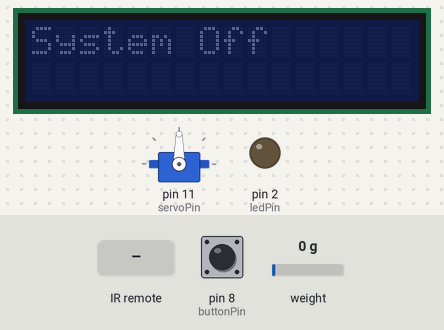
A sketch run on a simulated Arduino Uno, built with avr-gcc and run on an emulated ATmega328P. Parts: 16×2 character LCD, servo, output pins drawn as LEDs (lit = HIGH). Inputs (shaded band) come from the test bench; at power-on: pin 8 (buttonPin) HIGH, weight on the scale 0 g. What the sketch prints to the serial monitor is not drawn.

Above: at 2.2 s.
2.3 s: pin 8 (buttonPin) pulled LOW for 0.15 s
At 3.1 s:
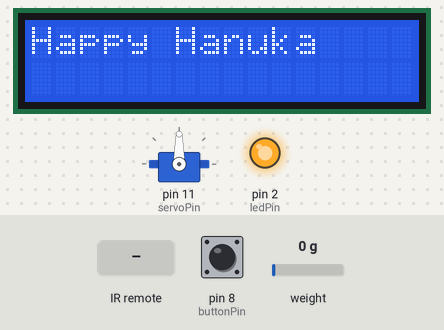
3.9 s: infrared code 0xE31CFF00 received
At 4.9 s:
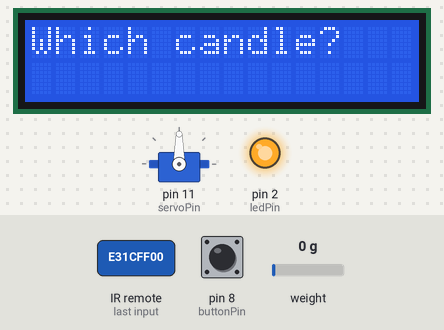
5.4 s: infrared code 0xBA45FF00 received
At 7.3 s:
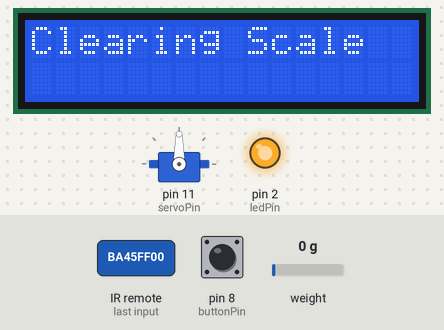
8.4 s: infrared code 0xE31CFF00 received
At 10.8 s:
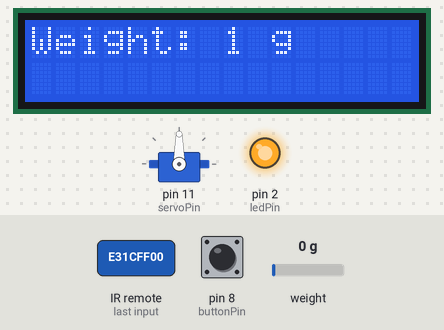
11.4 s: pin 8 (buttonPin) pulled LOW for 3.2 s
At 13.0 s:
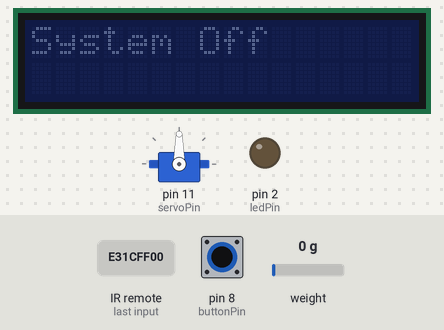
16.1 s: pin 8 (buttonPin) pulled LOW for 1 s
At 17.3 s:
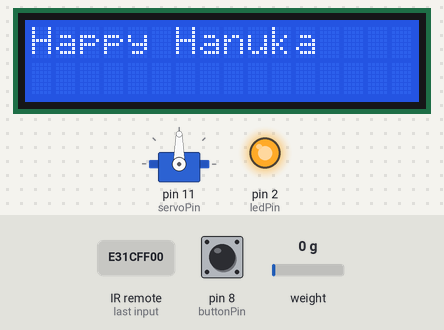
Timing chart, 0 to 19.1 s (numbered marks = the images above; inputs shaded):
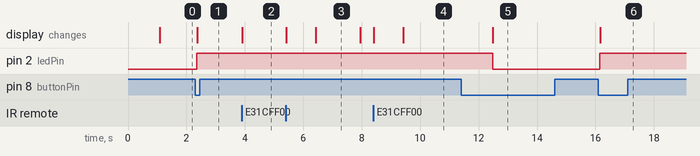

Measured:
- after the input at 2.3 s, pin 2 (ledPin): LOW → HIGH after 0.05 s; the display: changes after 0.07 s (image 1)
- after the input at 3.9 s, the display: changes at once (image 2)
- after the input at 5.4 s, the display: first changes at once (image 3 shows a later state)
- after the input at 8.4 s, the display: first changes at once (image 4 shows a later state)
- after the input at 11.4 s, pin 2 (ledPin): HIGH → LOW after 1.1 s; servo on pin 11 (servoPin): stays 90° (without the input it goes to 180° after 3.1 s); the display: changes after 1.1 s (image 5)
- after the input at 16.1 s, pin 2 (ledPin): LOW → HIGH after 0.05 s; the display: changes after 0.07 s (image 6)
- what the display in image 3 shows lasts 1.6 s, from 6.4 s to 8.0 s

The sketch:

ARD_Group_03.ino
```cpp
#include <Wire.h>
#include <LiquidCrystal_I2C.h>
#include <Servo.h>
#include <IRremote.h>
#include "HX711.h"

//              הגדרת פינים

const int ledPin = 2;
const int loadCellDTPin = 4;
const int loadCellSCKPin = 5;
const int irRecvPin = 7;
const int buttonPin = 8;
const int servoPin = 11;
const int trigPin = 12;
const int echoPin = 13;

//              אובייקטים

LiquidCrystal_I2C lcd(0x27, 16, 2);
Servo myServo;
HX711 scale;

//          קודים לשלט

unsigned long IR_BUTTON_OK = 0xE31CFF00;
unsigned long IR_BUTTON_1  = 0xBA45FF00;
unsigned long IR_BUTTON_2  = 0xB946FF00;
unsigned long IR_BUTTON_3  = 0xB847FF00;
unsigned long IR_BUTTON_4  = 0xBB44FF00;
unsigned long IR_BUTTON_5  = 0xBF40FF00;
unsigned long IR_BUTTON_6  = 0xBC43FF00;
unsigned long IR_BUTTON_7  = 0xF807FF00;
unsigned long IR_BUTTON_8  = 0xEA15FF00;

//           הגדרות ומשתנים

float calibration_factor = 420.0;
const int TURN_TIME_180 = 2000; // זמן הפיכ לביבה

enum State { SYS_OFF, SYS_IDLE, WAIT_CANDLE, WAIT_LEVIVA, FRYING, READY }; // כל השלבים במערכת
State currentState = SYS_OFF;

int candleCount = 0;
float levivaWeight = 0;
long fryingTimePerSide = 0;

bool lastButtonState = HIGH;
unsigned long readyStartTime = 0;      // משתנה לשמירת הזמן שבו הסתיים הטיגון
const long TIME_TO_BURN = 12000;

void setup() {
  Serial.begin(9600);
  Serial.println("=== Smart Latke Machine ===");
  Serial.println("System initialized. Waiting for power button.");

  lcd.init();
  lcd.backlight();

  myServo.attach(servoPin);
  myServo.write(90);

  scale.begin(loadCellDTPin, loadCellSCKPin);
  scale.set_scale(calibration_factor);
  scale.tare();

  IrReceiver.begin(irRecvPin, ENABLE_LED_FEEDBACK);

  pinMode(buttonPin, INPUT_PULLUP);
  pinMode(ledPin, OUTPUT);
  pinMode(trigPin, OUTPUT);
  pinMode(echoPin, INPUT);

  digitalWrite(ledPin, LOW);
  displayOff();
}

void loop() {

  checkPowerButton();
  if (currentState == SYS_OFF) return;

  unsigned long irValue = 0;
  if (IrReceiver.decode()) {
    if (!(IrReceiver.decodedIRData.flags & IRDATA_FLAGS_IS_REPEAT)) {
      irValue = IrReceiver.decodedIRData.decodedRawData;
    }
    IrReceiver.resume();
  }

  switch (currentState) {

    case SYS_IDLE:
      if (irValue == IR_BUTTON_OK) {
        lcd.clear();
        lcd.print("Which candle?");
        Serial.println("Waiting for candle selection...");
        currentState = WAIT_CANDLE;
      }
      break;

    case WAIT_CANDLE: {
      int num = getNumberFromIR(irValue);
      if (num > 0 && num <= 8) {
        candleCount = num;

        Serial.print("Candle selected: ");
        Serial.println(candleCount);

        lcd.clear();
        lcd.print("Candles: ");
        lcd.print(candleCount);
        delay(1000);

        lcd.clear();
        lcd.print("Clearing Scale");
        scale.tare();
        delay(500);

        lcd.clear();
        lcd.print("Put Leviva");
        lcd.setCursor(0, 1);
        lcd.print("& Press OK");

        currentState = WAIT_LEVIVA;
      }
      break;
    }

    case WAIT_LEVIVA:
      if (irValue == IR_BUTTON_OK) {
        lcd.clear();
        lcd.print("Measuring...");

        levivaWeight = scale.get_units(10);
        if (levivaWeight < 1) levivaWeight = 1; // טיפול במקרה אם יש חריגה שלילית

        Serial.print("Measured weight: ");
        Serial.print(levivaWeight);
        Serial.println(" grams");

        lcd.clear();
        lcd.print("Weight: ");
        lcd.print((int)levivaWeight);
        lcd.print(" g");

        delay(3000);
        currentState = FRYING;
      }
      break;

    case FRYING:
      startFryingProcess();
      lcd.clear();
      lcd.print("Leviva Ready!");
      currentState = READY;
      readyStartTime = millis();
      break;

    case READY: {
      int dist = getDistance(); //שימוש בפונקצית מדידת המרחק
      if (dist != -1 && dist < 10) {
        lcd.clear();
        lcd.print("Bon Appetit");
        Serial.println("Hand detected, Leviva being served. System resetting.");
        blinkCandles(candleCount);
        resetToIdle();
      }
      if (millis() - readyStartTime > TIME_TO_BURN) {  //אם הזמן שהלביבה מוכנה גדול מ12 שניות ולא לקחו אותה
         Serial.println("OY VEY! The Leviva is BURNT! :(");
         lcd.clear();
         lcd.print("OY VEY! BURNT!");
         delay(3000);

         resetToIdle();
      }
      break;
    }
  }
}

//       פונקציות עזר

void startFryingProcess() {

  //כל 10 גרם זה שניה לטיגון לכל צד
  fryingTimePerSide = (levivaWeight / 10.0) * 1000;
  if (fryingTimePerSide < 2000) fryingTimePerSide = 2000; // טיפול בזמן טיגון קטן מידי

  Serial.print("Frying time per side: ");
  Serial.print(fryingTimePerSide / 1000.0);
  Serial.println(" seconds");

  lcd.clear();
  lcd.print("Frying Side A");
  delay(fryingTimePerSide);

  lcd.clear();
  lcd.print("Flipping...");
  myServo.write(180);
  delay(TURN_TIME_180);
  myServo.write(90);

  lcd.clear();
  lcd.print("Frying Side B");
  delay(fryingTimePerSide);

  lcd.clear();
  lcd.print("Returning...");
  myServo.write(0);
  delay(TURN_TIME_180*2);
  myServo.write(90);
}

int getNumberFromIR(unsigned long code) { // פנקציית עזר מהכפתור לערך המספרי
  if (code == IR_BUTTON_1) return 1;
  if (code == IR_BUTTON_2) return 2;
  if (code == IR_BUTTON_3) return 3;
  if (code == IR_BUTTON_4) return 4;
  if (code == IR_BUTTON_5) return 5;
  if (code == IR_BUTTON_6) return 6;
  if (code == IR_BUTTON_7) return 7;
  if (code == IR_BUTTON_8) return 8;
  return 0;
}

void checkPowerButton() { // לולאת כיבוי והדלקת המערכת
  int btnState = digitalRead(buttonPin);

  if (btnState == LOW && lastButtonState == HIGH) {
    delay(50);
    if (digitalRead(buttonPin) == LOW) {

      if (currentState == SYS_OFF) {
        digitalWrite(ledPin, HIGH);
        lcd.backlight();
        Serial.println("SYSTEM ON - Power button pressed");
        resetToIdle();
      } else {
        currentState = SYS_OFF;
        digitalWrite(ledPin, LOW);
        Serial.println("SYSTEM OFF - Power button pressed");
        displayOff();
        myServo.write(90);
      }
    }
  }
  lastButtonState = btnState;
}

void displayOff() {
  lcd.clear();
  lcd.print("System Off");
  lcd.noBacklight();
}

void resetToIdle() {
  currentState = SYS_IDLE;
  lcd.clear();
  lcd.print("Happy Hanuka");
}

int getDistance() {
  digitalWrite(trigPin, LOW);
  delayMicroseconds(2);
  digitalWrite(trigPin, HIGH);
  delayMicroseconds(10);
  digitalWrite(trigPin, LOW);

  long duration = pulseIn(echoPin, HIGH, 25000);
  if (duration == 0) return -1;

  return duration * 0.034 / 2; //רוצים רק את המרחק למכשול (כיוון אחד), ולכן מחלקים בשתיים.
}

void blinkCandles(int num) {
  if (num <= 0) num = 1;
  for (int i = 0; i < num; i++) {
    digitalWrite(ledPin, LOW);
    delay(300);
    digitalWrite(ledPin, HIGH);
    delay(300);
  }
}
```
